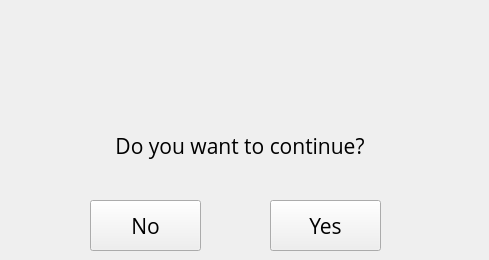
   <widget class="QWidget" name="timeout_scrn">
    <widget class="QLabel" name="timeout_desc_lbl">
     <property name="geometry">
      <rect>
       <x>0</x>
       <y>0</y>
       <width>480</width>
       <height>90</height>
      </rect>
     </property>
     <property name="font">
      <font>
       <family>Open Sans</family>
       <pointsize>17</pointsize>
       <italic>false</italic>
      </font>
     </property>
     <property name="textFormat">
      <enum>Qt::PlainText</enum>
     </property>
     <property name="alignment">
      <set>Qt::AlignCenter</set>
     </property>
    </widget>
    <widget class="QPushButton" name="timeout_no_btn">
     <property name="geometry">
      <rect>
       <x>90</x>
       <y>200</y>
       <width>111</width>
       <height>51</height>
      </rect>
     </property>
     <property name="font">
      <font>
       <family>Open Sans</family>
       <pointsize>16</pointsize>
      </font>
     </property>
     <property name="text">
      <string>No</string>
     </property>
    </widget>
    <widget class="QPushButton" name="timeout_yes_btn">
     <property name="geometry">
      <rect>
       <x>270</x>
       <y>200</y>
       <width>111</width>
       <height>51</height>
      </rect>
     </property>
     <property name="font">
      <font>
       <family>Open Sans</family>
       <pointsize>16</pointsize>
      </font>
     </property>
     <property name="text">
      <string>Yes</string>
     </property>
    </widget>
    <widget class="QLabel" name="timeout_continue_lbl">
     <property name="geometry">
      <rect>
       <x>0</x>
       <y>130</y>
       <width>480</width>
       <height>31</height>
      </rect>
     </property>
     <property name="font">
      <font>
       <family>Open Sans</family>
       <pointsize>16</pointsize>
      </font>
     </property>
     <property name="text">
      <string>Do you want to continue?</string>
     </property>
     <property name="alignment">
      <set>Qt::AlignCenter</set>
     </property>
    </widget>
   </widget>
